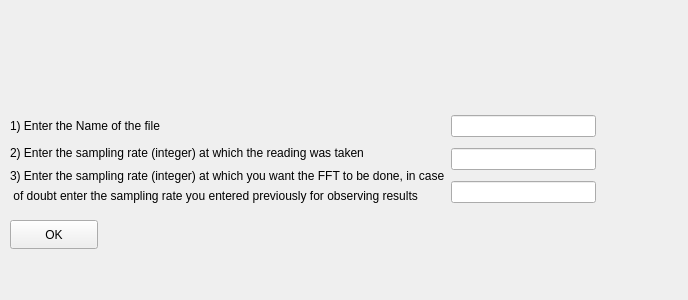
<?xml version="1.0" encoding="UTF-8"?>
<ui version="4.0">
 <class>variableTime</class>
 <widget class="QWidget" name="variableTime">
  <property name="geometry">
   <rect>
    <x>0</x>
    <y>0</y>
    <width>688</width>
    <height>300</height>
   </rect>
  </property>
  <property name="windowTitle">
   <string>Form</string>
  </property>
  <widget class="QWidget" name="layoutWidget">
   <property name="geometry">
    <rect>
     <x>10</x>
     <y>110</y>
     <width>586</width>
     <height>101</height>
    </rect>
   </property>
   <layout class="QGridLayout" name="gridLayout_3">
    <item row="0" column="0" rowspan="3">
     <layout class="QGridLayout" name="gridLayout_2">
      <item row="1" column="0">
       <widget class="QLabel" name="label_2">
        <property name="text">
         <string>2) Enter the sampling rate (integer) at which the reading was taken</string>
        </property>
       </widget>
      </item>
      <item row="0" column="0">
       <widget class="QLabel" name="label">
        <property name="text">
         <string>1) Enter the Name of the file</string>
        </property>
       </widget>
      </item>
      <item row="2" column="0">
       <layout class="QGridLayout" name="gridLayout">
        <item row="0" column="0">
         <widget class="QLabel" name="label_3">
          <property name="text">
           <string>3) Enter the sampling rate (integer) at which you want the FFT to be done, in case</string>
          </property>
         </widget>
        </item>
        <item row="1" column="0">
         <widget class="QLabel" name="label_4">
          <property name="text">
           <string> of doubt enter the sampling rate you entered previously for observing results</string>
          </property>
         </widget>
        </item>
       </layout>
      </item>
     </layout>
    </item>
    <item row="0" column="1">
     <widget class="QLineEdit" name="lineEdit"/>
    </item>
    <item row="1" column="1">
     <widget class="QLineEdit" name="lineEdit_2"/>
    </item>
    <item row="2" column="1">
     <widget class="QLineEdit" name="lineEdit_3"/>
    </item>
   </layout>
  </widget>
  <widget class="QPushButton" name="pushButton">
   <property name="geometry">
    <rect>
     <x>10</x>
     <y>220</y>
     <width>88</width>
     <height>29</height>
    </rect>
   </property>
   <property name="text">
    <string>OK</string>
   </property>
  </widget>
 </widget>
 <resources/>
 <connections/>
</ui>
